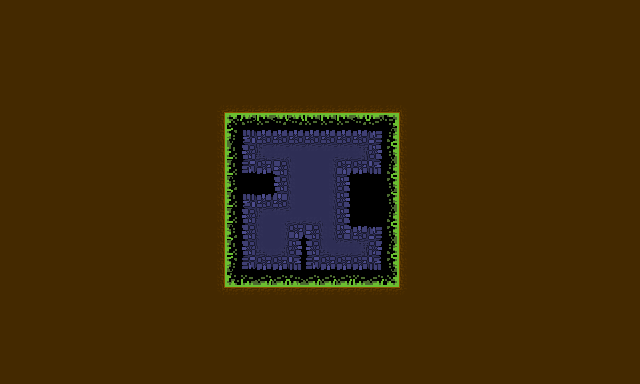

Tiled map render using the project's own tile images. Description and the map definition, with tile-layer contents summarised, below:
An orthogonal 40x24 tile map with 16x16 px tiles, 5 tile layers (L0, L1, L2-LB, L2-RT, ...), 2 tilesets.

<map version="1.9" tiledversion="1.9.2" orientation="orthogonal" renderorder="right-down" width="40" height="24" tilewidth="16" tileheight="16" infinite="0" nextlayerid="6" nextobjectid="1">
 <tileset firstgid="1" source="Multi-tileset-test-1.tsx" />
 <tileset firstgid="19" source="Multi-tileset-test-2.tsx" />
 <layer id="3" name="L0" width="40" height="24">
  <data>[960 cells, 40 non-empty, 6 distinct tile ids]</data>
 </layer>
 <layer id="1" name="L1" width="40" height="24">
  <data>[960 cells, 952 non-empty, 7 distinct tile ids]</data>
 </layer>
 <layer id="2" name="L2-LB" width="40" height="24">
  <data>[960 cells, 23 non-empty, 3 distinct tile ids]</data>
 </layer>
 <layer id="4" name="L2-RT" width="40" height="24">
  <data>[960 cells, 15 non-empty, 3 distinct tile ids]</data>
 </layer>
 <layer id="5" name="L3" width="40" height="24">
  <data>[960 cells, 48 non-empty, 2 distinct tile ids]</data>
 </layer>
</map>